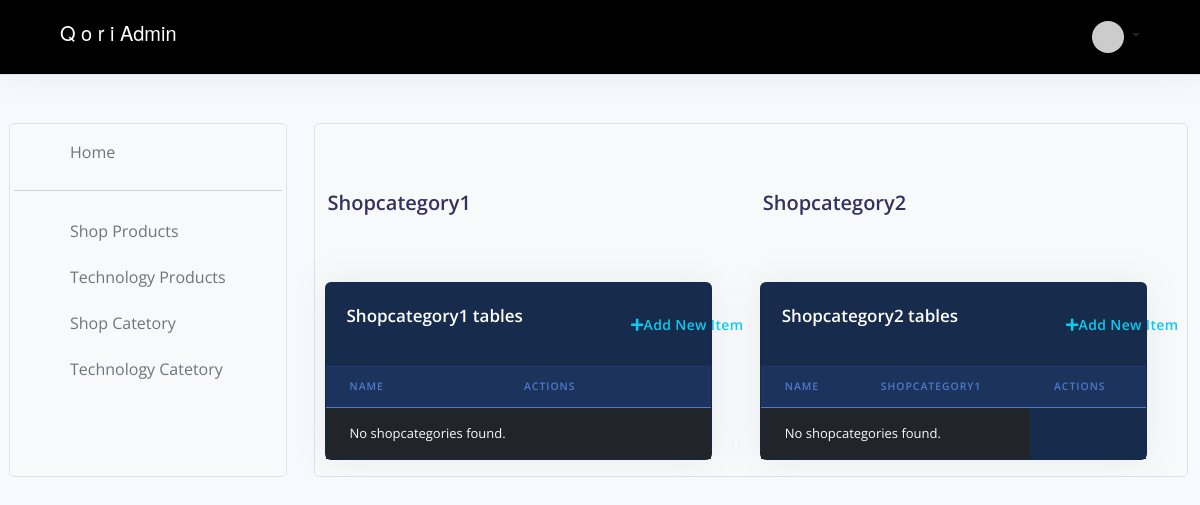
Before: /admin/shopcategory.php with the older database file.
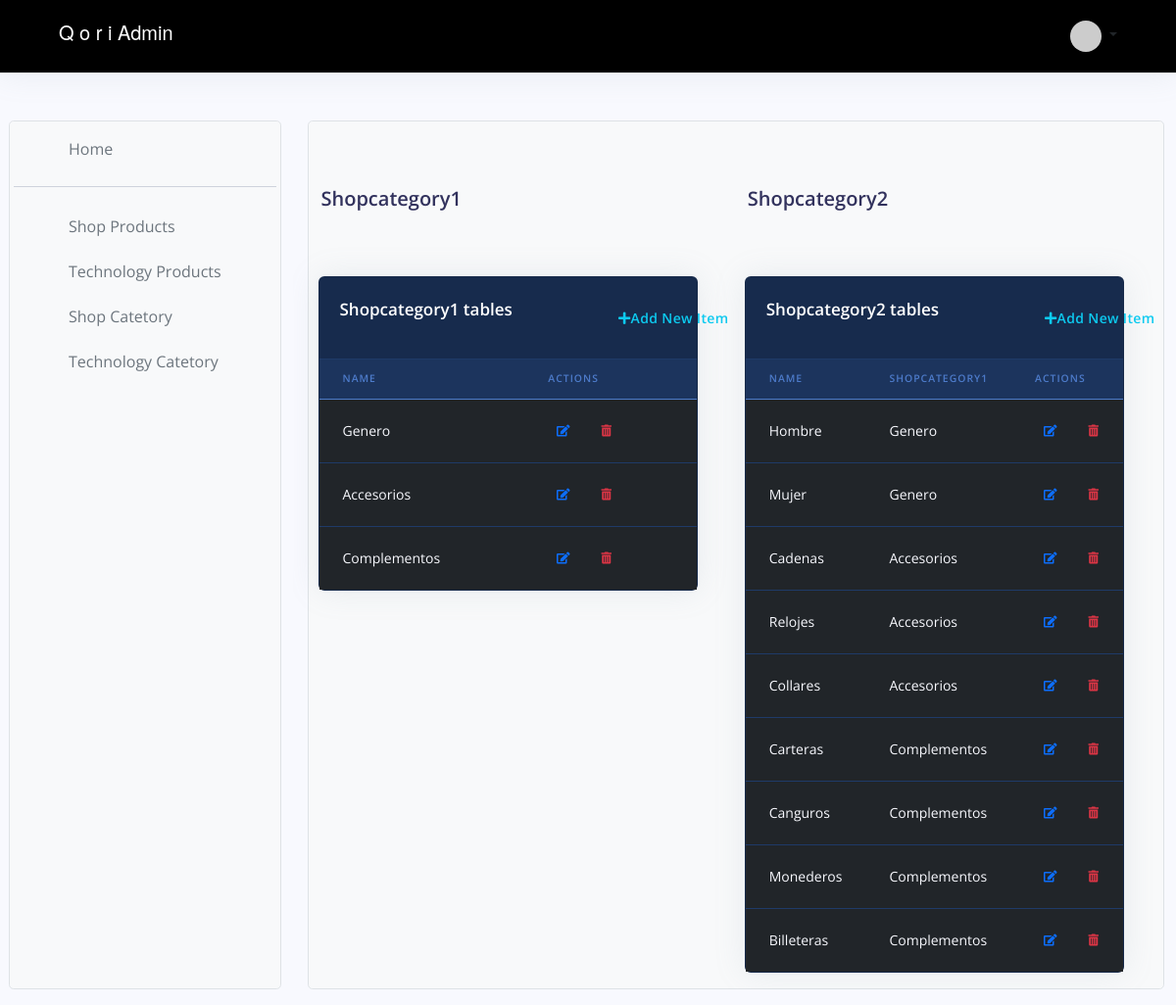
After: the same page with the newer database file.
### tables this page shows
CREATE TABLE `shopcategories` (
  `id` int(11) NOT NULL,
  `shopcategory` varchar(255) NOT NULL,
  `parentId` int(11) NOT NULL DEFAULT 0
);

### admin/shopcategory.php (the view, shortened to what the changed rows need)
<!DOCTYPE html>
<html lang="en">
<?php include '../components/admincss.php'; ?>
<?php
include "../config/db.php";
?>
<body>
    <div class="container-fluid pb-3 flex-grow-1 d-flex flex-column flex-sm-row overflow-auto pt-4">
        <div class="row flex-grow-sm-1 flex-grow-1">
            <main class="col overflow-auto h-100">
                <div class="bg-light border rounded-3 p-3">
                    <div class="main-content row">
                        <div class="mt-5 col-md-6">
                            <h2 class="mb-3">Shopcategory1</h2>
                            <div class="row">
                                <div class="row mt-5">
                                    <div class="col">
                                        <div class="card bg-default shadow">
                                            <div class="table-responsive">
                                                <table class="table align-items-center table-dark table-flush">
                                                    <thead class="thead-dark">
                                                        <tr>
                                                            <th scope="col">Name</th>
                                                            <th scope="col text-end">Actions</th>
                                                        </tr>
                                                    </thead>
                                                    <tbody>
                                                        <?php
                                                        $sql = "SELECT * FROM shopcategories WHERE parentId = 0";
                                                        $result = mysqli_query($conn, $sql);
                                                        if (mysqli_num_rows($result) > 0) {
                                                            while ($row = mysqli_fetch_assoc($result)) {
                                                                $shopcategory = $row['shopcategory'];
                                                                $shopcategory_id = $row['id'];
                                                                echo "
                                                                <tr>
                                                                    <td>
                                                                        <div class='media-body'>
                                                                            <span class='mb-0 text-sm' edit-shopcategory-id='{$shopcategory_id}'>$shopcategory</span>
                                                                        </div>
                                                                    </td>
                                                                    <td>
                                                                        <a class='btn btn-sm btn-icon-only text-primary edit-shopcategory' href='#' role='button'
                                                                        data-bs-toggle='modal' data-bs-target='#editItem'
                                                                        data-bs-whatever='@mdo' data-shopcategory-id='{$shopcategory_id}' edit-shopcategory='{$shopcategory}'>
                                                                            <i class='fas fa-edit'></i>
                                                                        </a>
                                                                        <a class='btn btn-sm btn-icon-only text-danger delete-shopcategory' href='#' role='button' data-shopcategory-id='{$shopcategory_id}'>
                                                                            <i class='fas fa-trash-alt'></i>
                                                                        </a>
                                                                    </td>
                                                                </tr>";
                                                            }
                                                        } else {
                                                            echo "<tr><td colspan='2'>No shopcategories found.</td></tr>";
                                                        }
                                                        ?>
                                                    </tbody>
                                                </table>
                                            </div>
                                        </div>
                                    </div>
                                </div>
                            </div>
                        </div>
                        <div class="mt-5 col-md-6">
                            <h2 class="mb-3">Shopcategory2</h2>
                            <div class="row">
                                <div class="row mt-5">
                                    <div class="col">
                                        <div class="card bg-default shadow">
                                            <div class="table-responsive">
                                                <table class="table align-items-center table-dark table-flush">
                                                    <thead class="thead-dark">
                                                        <tr>
                                                            <th scope="col">Name</th>
                                                            <th scope="col">Shopcategory1</th>
                                                            <th scope="col text-md-end">Actions</th>
                                                        </tr>
                                                    </thead>
                                                    <tbody>
                                                        <?php
                                                        $sql = "SELECT * FROM shopcategories WHERE parentId != 0";
                                                        $result = mysqli_query($conn, $sql);
                                                        if (mysqli_num_rows($result) > 0) {
                                                            while ($row = mysqli_fetch_assoc($result)) {
                                                                $shopcategory = $row['shopcategory'];
                                                                $shopcategory_parentId = $row['parentId'];
                                                                $shopcategory1_query = mysqli_query($conn, "SELECT * FROM shopcategories WHERE id = $shopcategory_parentId");
                                                                if ($shopcategory1_query) {
                                                                    $shopcategory1_row = mysqli_fetch_assoc($shopcategory1_query);
                                                                    $shopcategory1 = $shopcategory1_row['shopcategory'];
                                                                    $shopcategory_id1 = $shopcategory1_row['id'];
                                                                } else {
                                                                }
                                                                $shopcategory_id = $row['id'];
                                                                echo "
                                                                <tr>
                                                                    <td>
                                                                        <div class='media-body'>
                                                                            <span class='mb-0 text-sm' edit-shopcategory-id2='{$shopcategory_id}'>$shopcategory</span>
                                                                        </div>
                                                                    </td>
                                                                    <td>
                                                                        <div class='media-body'>
                                                                            <span class='mb-0 text-sm' edit-shopcategory-id1='{$shopcategory_id1}'>$shopcategory1</span>
                                                                        </div>
                                                                    </td>
                                                                    <td>
                                                                        <a class='btn btn-sm btn-icon-only text-primary edit-shopcategory' href='#' role='button'
                                                                        data-bs-toggle='modal' data-bs-target='#editItem'
                                                                        data-bs-whatever='@mdo' data-shopcategory-id='{$shopcategory_id}' edit-shopcategory='{$shopcategory}'>
                                                                            <i class='fas fa-edit'></i>
                                                                        </a>
                                                                        <a class='btn btn-sm btn-icon-only text-danger delete-shopcategory' href='#' role='button' data-shopcategory-id='{$shopcategory_id}'>
                                                                            <i class='fas fa-trash-alt'></i>
                                                                        </a>
                                                                    </td>
                                                                </tr>";
                                                            }
                                                        } else {
                                                            echo "<tr><td colspan='2'>No shopcategories found.</td></tr>";
                                                        }
                                                        ?>
                                                    </tbody>
                                                </table>
                                            </div>
                                        </div>
                                    </div>
                                </div>
                            </div>
                        </div>
                    </div>
                </div>
            </main>
        </div>
    </div>
</body>
</html>

Changed rows visible on the page:
added shopcategories: shopcategory "Genero", shown under "Shopcategory1 tables"
added shopcategories: shopcategory "Accesorios", shown under "Shopcategory1 tables"
added shopcategories: shopcategory "Complementos", shown under "Shopcategory1 tables"
added shopcategories: shopcategory "Hombre", shopcategories.shopcategory "Genero", shown under "Shopcategory2 tables"
added shopcategories: shopcategory "Mujer", shopcategories.shopcategory "Genero", shown under "Shopcategory2 tables"
added shopcategories: shopcategory "Cadenas", shopcategories.shopcategory "Accesorios", shown under "Shopcategory2 tables"
added shopcategories: shopcategory "Relojes", shopcategories.shopcategory "Accesorios", shown under "Shopcategory2 tables"
added shopcategories: shopcategory "Collares", shopcategories.shopcategory "Accesorios", shown under "Shopcategory2 tables"
added shopcategories: shopcategory "Carteras", shopcategories.shopcategory "Complementos", shown under "Shopcategory2 tables"
added shopcategories: shopcategory "Canguros", shopcategories.shopcategory "Complementos", shown under "Shopcategory2 tables"
added shopcategories: shopcategory "Monederos", shopcategories.shopcategory "Complementos", shown under "Shopcategory2 tables"
added shopcategories: shopcategory "Billeteras", shopcategories.shopcategory "Complementos", shown under "Shopcategory2 tables"
Other visible differences:
text no longer shown: "No shopcategories found. No shopcategories found."
